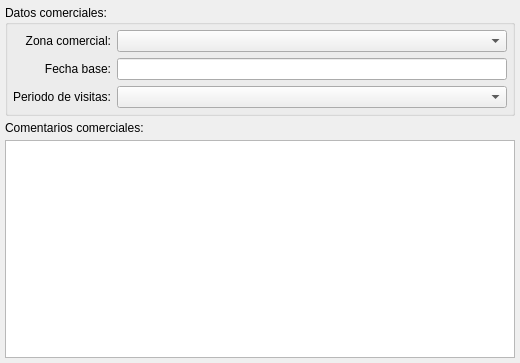
<?xml version="1.0" encoding="UTF-8"?>
<ui version="4.0">
 <class>ComercialClienteBase</class>
 <widget class="QWidget" name="ComercialClienteBase">
  <property name="geometry">
   <rect>
    <x>0</x>
    <y>0</y>
    <width>520</width>
    <height>363</height>
   </rect>
  </property>
  <property name="windowTitle">
   <string>Form</string>
  </property>
  <layout class="QVBoxLayout">
   <property name="spacing">
    <number>5</number>
   </property>
   <property name="margin">
    <number>5</number>
   </property>
   <item>
    <widget class="QGroupBox" name="groupBox">
     <property name="title">
      <string>Datos comerciales:</string>
     </property>
     <layout class="QHBoxLayout">
      <property name="spacing">
       <number>5</number>
      </property>
      <property name="margin">
       <number>5</number>
      </property>
      <item>
       <layout class="QGridLayout">
        <property name="margin">
         <number>0</number>
        </property>
        <property name="spacing">
         <number>6</number>
        </property>
        <item row="2" column="1">
         <widget class="BlPeriodicityComboBox" name="mui_periodocomercialcliente"/>
        </item>
        <item row="1" column="1">
         <widget class="BlDateSearch" name="mui_fechabasecomercialcliente"/>
        </item>
        <item row="2" column="0">
         <widget class="QLabel" name="label_K4_4">
          <property name="text">
           <string>Periodo de visitas:</string>
          </property>
          <property name="alignment">
           <set>Qt::AlignRight|Qt::AlignTrailing|Qt::AlignVCenter</set>
          </property>
         </widget>
        </item>
        <item row="1" column="0">
         <widget class="QLabel" name="label_K4_3">
          <property name="text">
           <string>Fecha base:</string>
          </property>
          <property name="alignment">
           <set>Qt::AlignRight|Qt::AlignTrailing|Qt::AlignVCenter</set>
          </property>
         </widget>
        </item>
        <item row="0" column="1">
         <widget class="BlComboBox" name="mui_idzonacomercial"/>
        </item>
        <item row="0" column="0">
         <widget class="QLabel" name="label_K4_2">
          <property name="text">
           <string>Zona comercial:</string>
          </property>
          <property name="alignment">
           <set>Qt::AlignRight|Qt::AlignTrailing|Qt::AlignVCenter</set>
          </property>
         </widget>
        </item>
       </layout>
      </item>
     </layout>
    </widget>
   </item>
   <item>
    <layout class="QVBoxLayout">
     <property name="spacing">
      <number>5</number>
     </property>
     <property name="margin">
      <number>0</number>
     </property>
     <item>
      <widget class="QLabel" name="label_K4">
       <property name="text">
        <string>Comentarios comerciales:</string>
       </property>
      </widget>
     </item>
     <item>
      <widget class="QTextEdit" name="mui_comentcomercialcliente"/>
     </item>
    </layout>
   </item>
  </layout>
 </widget>
 <customwidgets>
  <customwidget>
   <class>BlPeriodicityComboBox</class>
   <extends>QComboBox</extends>
   <header>blperiodicitycombobox.h</header>
  </customwidget>
  <customwidget>
   <class>BlDateSearch</class>
   <extends>QLineEdit</extends>
   <header>../../../bulmalib/src/bldatesearch.h</header>
  </customwidget>
  <customwidget>
   <class>BlComboBox</class>
   <extends>QComboBox</extends>
   <header>blcombobox.h</header>
  </customwidget>
 </customwidgets>
 <resources/>
 <connections/>
</ui>
